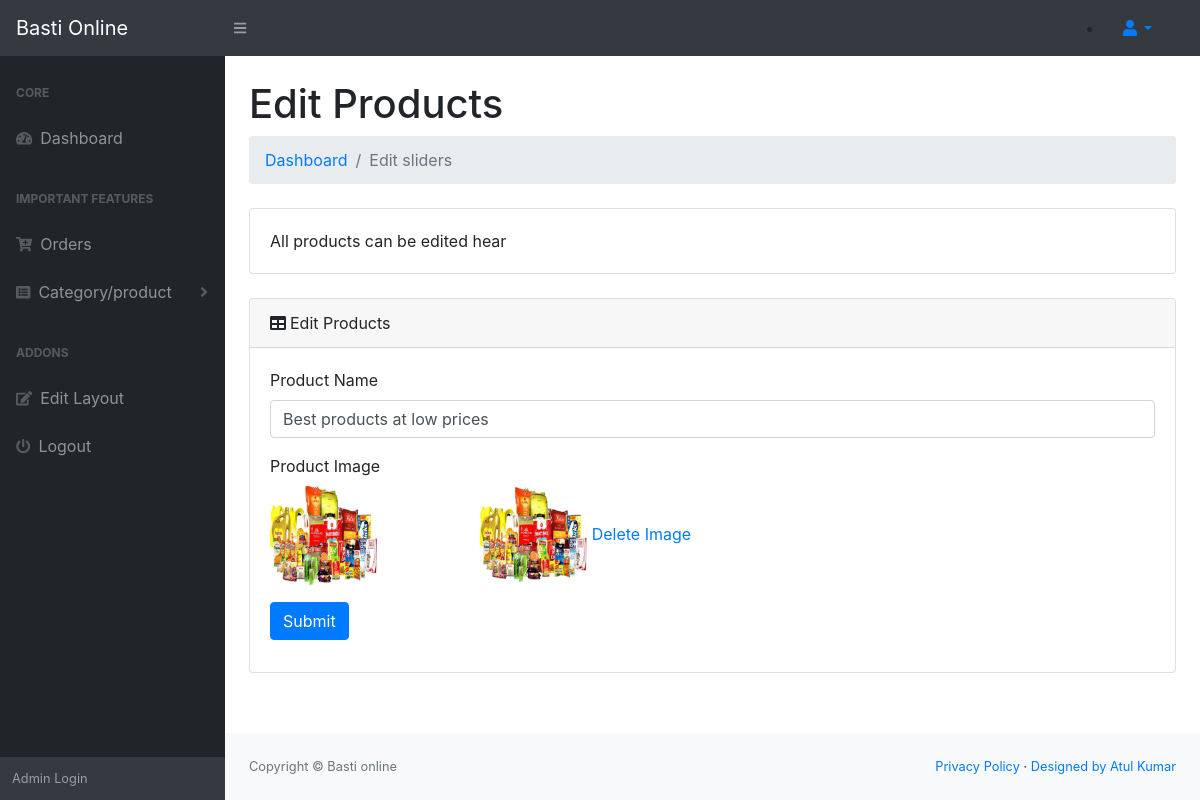
The page /admin/editslider.php?id=1 (signed in) on the database its author committed.
### tables this page shows
CREATE TABLE `slider` (
  `id` int(11) NOT NULL,
  `name` varchar(255) NOT NULL,
  `thumb` varchar(255) NOT NULL
);

### admin/editslider.php (the view, shortened to what this page needs)
<?php
	require_once 'config/connect.php';
	if(isset($_GET) & !empty($_GET)){
		$id = $_GET['id'];
	}else{
		header('location: showslider.php');
	}
?>
<?php include 'header.php' ?>
    <body class="sb-nav-fixed">
        <?php include 'nav.php' ?>
            </div>
            <div id="layoutSidenav_content">
                <main>
                    <div class="container-fluid">
                        <h1 class="mt-4">Edit Products</h1>
                        <ol class="breadcrumb mb-4">
                            <li class="breadcrumb-item"><a href="index.php">Dashboard</a></li>
                            <li class="breadcrumb-item active">Edit sliders</li>
                        </ol>
                        <div class="card mb-4">
                            <div class="card-body">All products can be edited hear</div>
                        </div>
                        <div class="card mb-4">
                            <div class="card-header"><i class="fas fa-table mr-1"></i>Edit Products</div>
                            <div class="card-body">
                                <div class="table-responsive">
                                    <table class="table table-bordered" id="dataTable" width="100%" cellspacing="0">
                                            <?php
                                                $sql = "SELECT * FROM slider WHERE id=$id";
                                                $res = mysqli_query($connection, $sql);
                                                $r = mysqli_fetch_assoc($res);
                                            ?>
                                            <form method="post" enctype="multipart/form-data">
                                              <div class="form-group">
                                                <label for="Productname">Product Name</label>
                                                <input type="text" class="form-control" name="slider" id="slider" placeholder="slider Name" value="<?php echo $r['name']; ?>">
                                              </div>
                                              <div class="form-group">
                                                <label for="productimage">Product Image</label>
                                                <?php if(isset($r['thumb']) & !empty($r['thumb'])){ ?>
                                                <br>
                                                    <img src="<?php echo $r['thumb'] ?>" widht="100px" height="100px">
                                                    <a href="delslider.php?id=<?php echo $r['id']; ?>">Delete Image</a>
                                                <?php }else{ ?>
                                                <input type="file" name="sliderimage" id="sliderimage">
                                                <p class="help-block">Only jpg/png are allowed, less than 1mb(1903x600 pixels.)</p>
                                                <?php } ?>
                                              </div>
                                              <button type="submit" class="btn btn-primary">Submit</button>
                                            </form>
                                    </table>
                                </div>
                            </div>
                        </div>
                    </div>
                </main>
<?php include'footer.php' ?>
    </body>
</html>

### rows shown on the page
slider: slider "Best products at low prices", thumb (picture)
